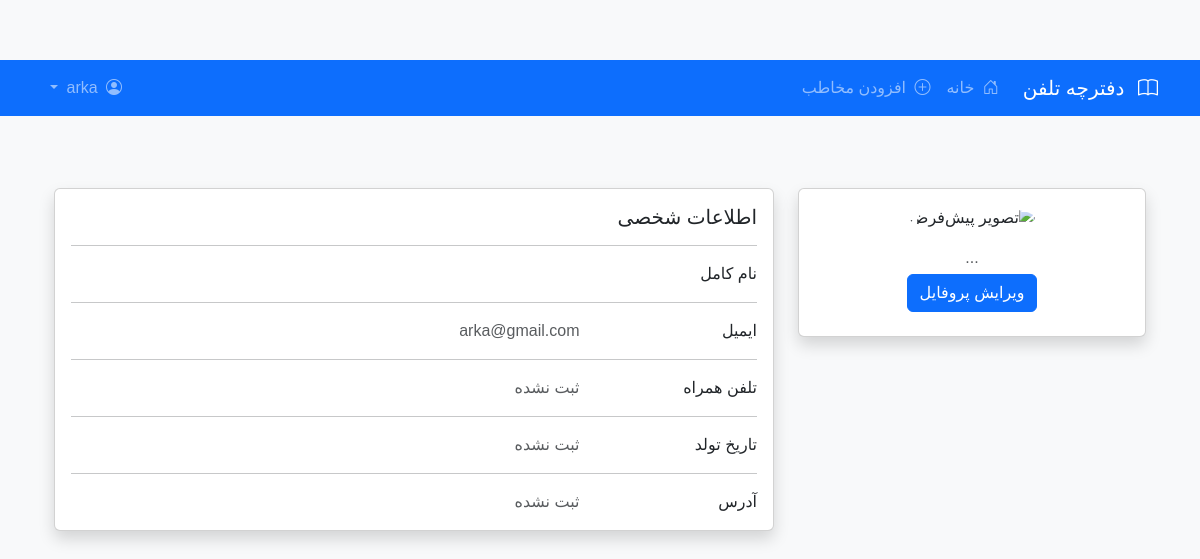
The app's page /members/profile/ (signed in) with its own data.
### members/models.py (models this page shows, shortened)
class CustomUser(AbstractUser):
    is_admin = models.BooleanField(default=False)
    is_verified = models.BooleanField(default=False)
    verified_by = models.ForeignKey(
        'self',
        on_delete=models.SET_NULL,
        null=True,
        blank=True
    )
    class Meta:
        verbose_name = 'User'
        verbose_name_plural = 'Users'
    groups = models.ManyToManyField(
        'auth.Group',
        verbose_name='گروه‌ها',
        blank=True,
        help_text='گروه‌هایی که کاربر به آنها تعلق دارد.',
        related_name="customuser_groups",
        related_query_name="customuser",
    )
    user_permissions = models.ManyToManyField(
        'auth.Permission',
        verbose_name='مجوزهای کاربر',
        blank=True,
        help_text='مجوزهای خاص این کاربر.',
        related_name="customuser_permissions",
        related_query_name="customuser",
    )

class Profile(models.Model):
    GENDER_CHOICES = [
        ('M', 'مرد'),
        ('F', 'زن'),
        ('O', 'سایر'),
    ]
    user = models.OneToOneField(CustomUser, on_delete=models.CASCADE, verbose_name='کاربر')
    avatar = models.ImageField(upload_to='profiles/avatars/', null=True, blank=True, verbose_name='تصویر پروفایل')
    phone_regex = RegexValidator(regex=r'^\+?1?\d{9,15}$', message="شماره تلفن باید به این فرمت وارد شود: '+999999999'")
    phone = models.CharField(validators=[phone_regex], max_length=17, blank=True, null=True, verbose_name='تلفن همراه')
    national_id = models.CharField(max_length=10, blank=True, null=True, verbose_name='کد ملی')
    gender = models.CharField(max_length=1, choices=GENDER_CHOICES, blank=True, null=True, verbose_name='جنسیت')
    birth_date = models.DateField(null=True, blank=True, verbose_name='تاریخ تولد')
    address = models.TextField(blank=True, null=True, verbose_name='آدرس')
    bio = models.TextField(blank=True, null=True, verbose_name='درباره من')
    website = models.URLField(blank=True, null=True, verbose_name='وبسایت')
    created_at = models.DateTimeField(auto_now_add=True, verbose_name='تاریخ ایجاد')
    updated_at = models.DateTimeField(auto_now=True, verbose_name='آخرین به‌روزرسانی')
    class Meta:
        verbose_name = 'پروفایل'
        verbose_name_plural = 'پروفایل‌ها'
        ordering = ['-created_at']

### members/views.py (the view)
# urls.py: path('profile/', views.profile_view, name='profile'),
@login_required
def profile_view(request):
    user = request.user
    context = {
        'user': user,
        'profile': user.profile  # اگر مدل Profile دارید
    }
    return render(request, 'members/profile.html', context)

### members/templates/members/profile.html (shortened to what this page needs)
{% extends 'base.html' %}
{% load static %}
{% block content %}
<div class="container py-5">
    <div class="row">
        <div class="col-lg-4">
            <div class="card mb-4 shadow">
                <div class="card-body text-center">
                    {% if user.profile.avatar %}
                        <img src="{{ user.profile.avatar.url }}" alt="تصویر پروفایل"
                             class="rounded-circle img-fluid" style="width: 150px;">
                    {% else %}
                        <img src="{% static 'images/default-avatar.png' %}" alt="تصویر پیش‌فرض"
                             class="rounded-circle img-fluid" style="width: 150px;">
                    {% endif %}
                    <p class="text-muted mb-1">{{ user.profile.bio|default:"..." }}</p>
                    <div class="d-flex justify-content-center mb-2">
                        <a href="{% url 'members:edit_profile' %}" class="btn btn-primary">
                            ویرایش پروفایل
                        </a>
                    </div>
                </div>
            </div>
        </div>
        <div class="col-lg-8">
            <div class="card mb-4 shadow">
                <div class="card-body">
                    <h5 class="card-title">اطلاعات شخصی</h5>
                    <hr>
                    <div class="row">
                        <div class="col-sm-3">
                            <p class="mb-0">نام کامل</p>
                        </div>
                        <div class="col-sm-9">
                        </div>
                    </div>
                    <hr>
                    <div class="row">
                        <div class="col-sm-3">
                            <p class="mb-0">ایمیل</p>
                        </div>
                        <div class="col-sm-9">
                            <p class="text-muted mb-0">{{ user.email }}</p>
                        </div>
                    </div>
                    <hr>
                    <div class="row">
                        <div class="col-sm-3">
                            <p class="mb-0">تلفن همراه</p>
                        </div>
                        <div class="col-sm-9">
                            <p class="text-muted mb-0">{{ user.profile.phone|default:"ثبت نشده" }}</p>
                        </div>
                    </div>
                    <hr>
                    <div class="row">
                        <div class="col-sm-3">
                            <p class="mb-0">تاریخ تولد</p>
                        </div>
                        <div class="col-sm-9">
                            <p class="text-muted mb-0">
                                {% if user.profile.birth_date %}
                                    {{ user.profile.birth_date|date:"Y/m/d" }}
                                    ({{ user.profile.get_age }} سال)
                                {% else %}
                                    ثبت نشده
                                {% endif %}
                            </p>
                        </div>
                    </div>
                    <hr>
                    <div class="row">
                        <div class="col-sm-3">
                            <p class="mb-0">آدرس</p>
                        </div>
                        <div class="col-sm-9">
                            <p class="text-muted mb-0">{{ user.profile.address|default:"ثبت نشده" }}</p>
                        </div>
                    </div>
                </div>
            </div>
        </div>
    </div>
</div>
{% endblock %}

### static/css/phonebook.css (style rules this page uses)
body { font-family: 'Vazirmatn', sans-serif; background-color: #f8f9fa; padding-top: 60px; }

### records on screen
CustomUser: profile.bio "...", email "arka@gmail.com", profile.phone "ثبت نشده", profile.address "ثبت نشده"
